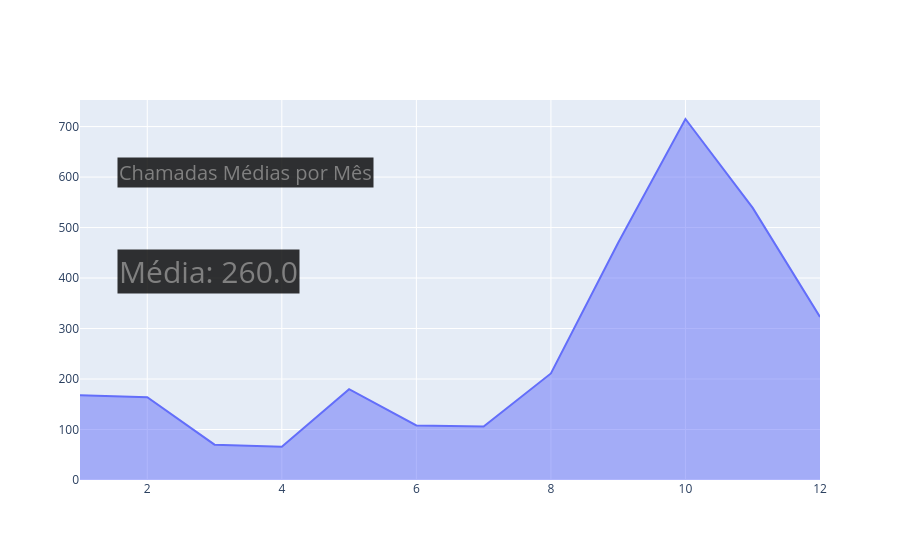

The cell this chart's notebook holds for it:
### Code cell
fig4.add_annotation(text='Chamadas Médias por Mês',
                    xref="paper",
                    yref="paper",
                    font=dict(
                        size=20,
                        color='gray',
                    ),
                    align="center",
                    bgcolor='rgba(0,0,0,0.8)',
                    x=0.05,
                    y=0.85,
                    showarrow=False,
                    )

fig4.add_annotation(text=f'Média: {round(df4['Chamadas Realizadas'].mean(), 2)}',
                    xref="paper",
                    yref="paper",
                    font=dict(
                        size=30,
                        color='gray',
                    ),
                    align="center",
                    bgcolor='rgba(0,0,0,0.8)',
                    x=0.05,
                    y=0.55,
                    showarrow=False,
                    )

### Figure 1 — Plotly figure (JSON) as saved in the notebook; plotly's stock layout.template omitted (floating-point values rounded to 4 significant figures)
{"data": [{"fill": "tonexty", "mode": "lines", "type": "scatter", "x": [1, 2, 3, 4, 5, 6, 7, 8, 9, 10, 11, 12], "y": [168, 164, 70, 66, 180, 108, 106, 211, 470, 715, 539, 323]}], "layout": {"annotations": [{"align": "center", "bgcolor": "rgba(0,0,0,0.8)", "font": {"color": "gray", "size": 20}, "showarrow": false, "text": "Chamadas Médias por Mês", "x": 0.05, "xref": "paper", "y": 0.85, "yref": "paper"}, {"align": "center", "bgcolor": "rgba(0,0,0,0.8)", "font": {"color": "gray", "size": 30}, "showarrow": false, "text": "Média: 260.0", "x": 0.05, "xref": "paper", "y": 0.55, "yref": "paper"}]}}
